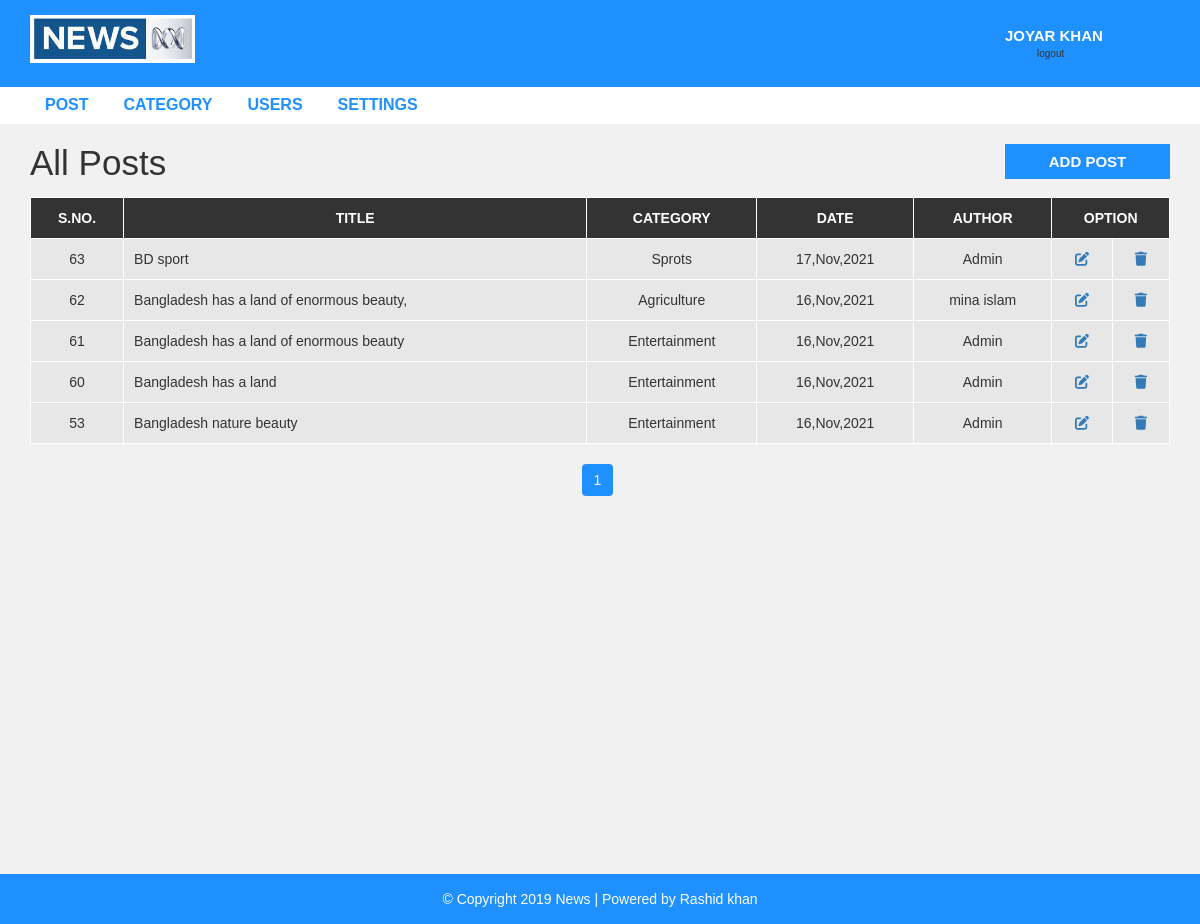
Page /admin/post.php (signed in) on the committed database.
### tables this page shows
CREATE TABLE `settings` (
  `id` int(255) NOT NULL,
  `website_name` varchar(255) NOT NULL,
  `logo` varchar(255) NOT NULL,
  `footer_dis` varchar(255) NOT NULL,
  `contacts_link` varchar(255) NOT NULL,
  `contacts_link_name` varchar(255) NOT NULL
);

CREATE TABLE `post` (
  `post_id` int(255) NOT NULL,
  `title` varchar(255) NOT NULL,
  `description` varchar(255) NOT NULL,
  `category` varchar(255) NOT NULL,
  `post_date` varchar(255) NOT NULL,
  `author` varchar(255) NOT NULL,
  `post_img` varchar(255) NOT NULL
);

### admin/post.php (the view, shortened to what this page needs)
<?php include "header.php"; ?>
<?php include "config.php"; ?>
<!DOCTYPE html>
<html lang="en">
<head>
<link rel="stylesheet" href="https://cdnjs.cloudflare.com/ajax/libs/font-awesome/6.0.0-beta2/css/all.min.css" />
</head>
<body>
<div id="admin-content">
		<div class="container">
			<div class="row">
				<div class="col-md-10">
						<h1 class="admin-heading">All Posts</h1>
				</div>
				<div class="col-md-2">
						<a class="add-new" href="add-post.php">add post</a>
				</div>
				<div class="col-md-12">
						<table class="content-table">
							<thead>
								<th>S.No.</th>
								<th>Title</th>
								<th>Category</th>
								<th>Date</th>
								<th>Author</th>
								<th colspan="2">Option</th>
							</thead>
							<?php
							$limit=10;
							if(isset($_GET['page'])){
								$page_num=$_GET['page'];
							}else{
								$page_num=1;
							}
							$offset=($page_num -1) * $limit;
							if($_SESSION['role']=='Admin'){
								$selected="SELECT * FROM `post` ORDER BY `post_id` DESC LIMIT $offset,$limit";
							}elseif($_SESSION['role']=='Normal User'){
								$selected="SELECT * FROM `post` WHERE `author`='{$_SESSION['username']}' ORDER BY `post_id` DESC LIMIT $offset,$limit";
							}
							$query=mysqli_query($con,$selected);
							$numrows=mysqli_num_rows($query);
							if($numrows > 0){
								while($datafetch=mysqli_fetch_assoc($query)){
									$d_id=$datafetch['post_id'];
									$d_title=$datafetch['title'];
									$d_category=$datafetch['category'];
									$post_date=$datafetch['post_date'];
									$author=$datafetch['author'];
							?>
							<tbody>
								<tr>
									<td><?php echo $d_id ?></td>
									<td><?php echo $d_title ?></td>
									<td><?php echo $d_category ?></td>
									<td><?php echo $post_date ?></td>
									<td><?php echo $author ?></td>
									<td><a href="update-post.php?id=<?php echo $d_id ?>"><i class="fas fa-edit"></i></a></td>
									<td><a href="delete-post.php?id=<?php echo $d_id ?>"><i class="fas fa-trash"></i></a></td>
								</tr>
							</tbody>
							<?php
								}
							}
							?>
						</table>
						<?php
							$p_select="SELECT * FROM `post`";
							$p_query=mysqli_query($con,$p_select);
							$total_recoud=mysqli_num_rows($p_query);
							$total_page=ceil($total_recoud/$limit);
							echo "<ul class='pagination admin-pagination'>";
								for($i=1; $i <= $total_page; $i++ ){
									echo '<li class=""><a href=post.php?page='.$i.'>'.$i.'</a></li>';
								}
							echo "</ul> ";
						?>
				</div>
			</div>
		</div>
</div>
</body>
</html>
<?php include "footer.php"; ?>

### admin/header.php (shortened to what this page needs)
<!DOCTYPE html>
<html lang="en">
	<head>
		<link rel="stylesheet" href="../css/bootstrap.min.css" />
		<link rel="stylesheet" href="../css/font-awesome.css">
		<link rel="stylesheet" href="../css/style.css">
	</head>
	<body>
		<div id="header-admin">
			<div class="container">
					<div class="row">
						<div class="col-md-2">
							<?php
								include "config.php";
								$selected="SELECT * FROM `settings`";
								$query=mysqli_query($con,$selected);
								if(mysqli_num_rows($query)){
									while($datafetch=mysqli_fetch_assoc($query)){
										$logo=$datafetch['logo'];
										echo '<a href="post.php"><img class="logo" src="logo/'.$logo.'"></a>';
									}
								}
							?>
						</div>
						<div class="col-md-offset-8  col-md-2">
							<a href="logout.php" style="text-decoration: none;font-size: 15px;cursor: pointer;text-transform: uppercase;" class="admin-logout" ><p>
								<?php if($_SESSION['username']){
									echo $_SESSION['username'];
								}else{
									echo '<h3 class ="alert alert-danger"></h3>';
								} ?>
							</p>   </a>
							<p style="margin-top: -19px;padding-left:32px;font-size: 10px;">logout</p>
						</div>
					</div>
			</div>
		</div>
		<div id="admin-menubar">
			<div class="container">
					<div class="row">
						<div class="col-md-12">
							<ul class="admin-menu">
									<li>
										<a href="post.php">Post</a>
									</li>
									<?php
										if($_SESSION['role']=='Admin'){
									?>
									<li>
										<a href="category.php">Category</a>
									</li>
									<li>
										<a href="users.php">Users</a>
									</li>
									<li>
										<a href="settings.php">Settings</a>
									</li>
									<?php
								}
								?>
							</ul>
						</div>
					</div>
			</div>
		</div>
</body>
</html>

### admin/footer.php
<div id ="footer">
    <div class="container">
        <div class="row">
            <div class="col-md-12">
                    <?php
                        include "config.php";
                        $selected="SELECT * FROM `settings`";
                        $query=mysqli_query($con,$selected);
                        if(mysqli_num_rows($query)){
                            while($datafetch=mysqli_fetch_assoc($query)){
                                $footer_dis=$datafetch['footer_dis'];
                                $contacts_link=$datafetch['contacts_link'];
                                $contacts_link_name=$datafetch['contacts_link_name'];
                    ?>
                <span>&copy; <?php echo  $footer_dis ?><a target="_blank" href="<?php echo  $contacts_link ?>"> <?php echo  $contacts_link_name ?></a></span>
                <?php
                            }
                        }
                ?>
            </div>
        </div>
    </div>
</div>
</body>
</html>

### css/style.css (style rules this page uses)
body { background: #f1f1f1; font-family: sans-serif,arial,Helvetica; }
a, a:hover, a:focus { text-decoration: none; outline: none; }
ul { margin:0; padding:0; list-style:none; }
img.logo { width: 100%; height: auto; display: block; }
#header-admin { background-color: #1E90FF; padding: 15px 0; }
#header-admin .admin-logout { margin: 10px 0; color: #fff; font-size: 18px; font-weight: 600; text-transform: uppercase; display: inline-block; }
#admin-menubar { background-color: #fff; }
#admin-menubar .admin-menu { font-size: 0; }
#admin-menubar .admin-menu li { display: inline-block; margin: 0 5px 0 0; }
#admin-menubar .admin-menu li a { color: #1E90FF; font-size: 16px; font-weight: 600; text-transform: uppercase; padding: 7px 15px; display: block; transition: all 0.3s; }
#admin-content { padding: 20px 0; min-height: 750px; }
#admin-content .admin-heading { font-size: 35px; margin: 0 0 15px; }
#admin-content .add-new { color: #fff; background-color: #1E90FF; font-size: 15px; font-weight: 600; text-align: center; text-transform: uppercase; padding: 7px 10px; display: block; transition: all 0.3s; }
#admin-content .content-table { border: 1px solid #000; width: 100%; margin: 0 0 20px; }
#admin-content .content-table thead { color: #fff; background-color: #333; }
#admin-content .content-table th { padding: 10px; border: 1px solid #fff; font-weight: 600; text-align: center; text-transform: uppercase; }
#admin-content .content-table tbody { color: #333; }
#admin-content .content-table tbody tr { background-color: #e7e7e7; }
#admin-content .content-table tbody td { padding: 10px; border: 1px solid #fff; text-align: center; }
#admin-content .content-table tbody td:nth-child(2) { text-align: left; }
#admin-content .admin-pagination { margin: 0; }
#admin-content .admin-pagination li a { display: block; }
.pagination { display: block; text-align: center; margin: 0; }
.pagination li { display:inline-block; margin: 0 5px 0 0; cursor: pointer; }
.pagination li a { border: none; background: #1e90ff; color: #fff; cursor: pointer; }
#footer { color: #fff; padding:15px 0; text-align:center; background-color:#1e90ff; }
#footer a { color:#fff; }

### rows in the picture
settings: logo (picture), footer_dis "Copyright 2019 News | Powered by", contacts_link_name "Rashid khan"
post: post_id "63", title "BD sport", category "Sprots", post_date "17,Nov,2021", author "Admin"
post: post_id "62", title "Bangladesh has a land of enormous beauty,", category "Agriculture", post_date "16,Nov,2021", author "mina islam"
post: post_id "61", title "Bangladesh has a land of enormous beauty", category "Entertainment", post_date "16,Nov,2021", author "Admin"
post: post_id "60", title "Bangladesh has a land", category "Entertainment", post_date "16,Nov,2021", author "Admin"
post: post_id "53", title "Bangladesh nature beauty", category "Entertainment", post_date "16,Nov,2021", author "Admin"

### other values in the picture
$_SESSION['username'] "JOYAR KHAN"
